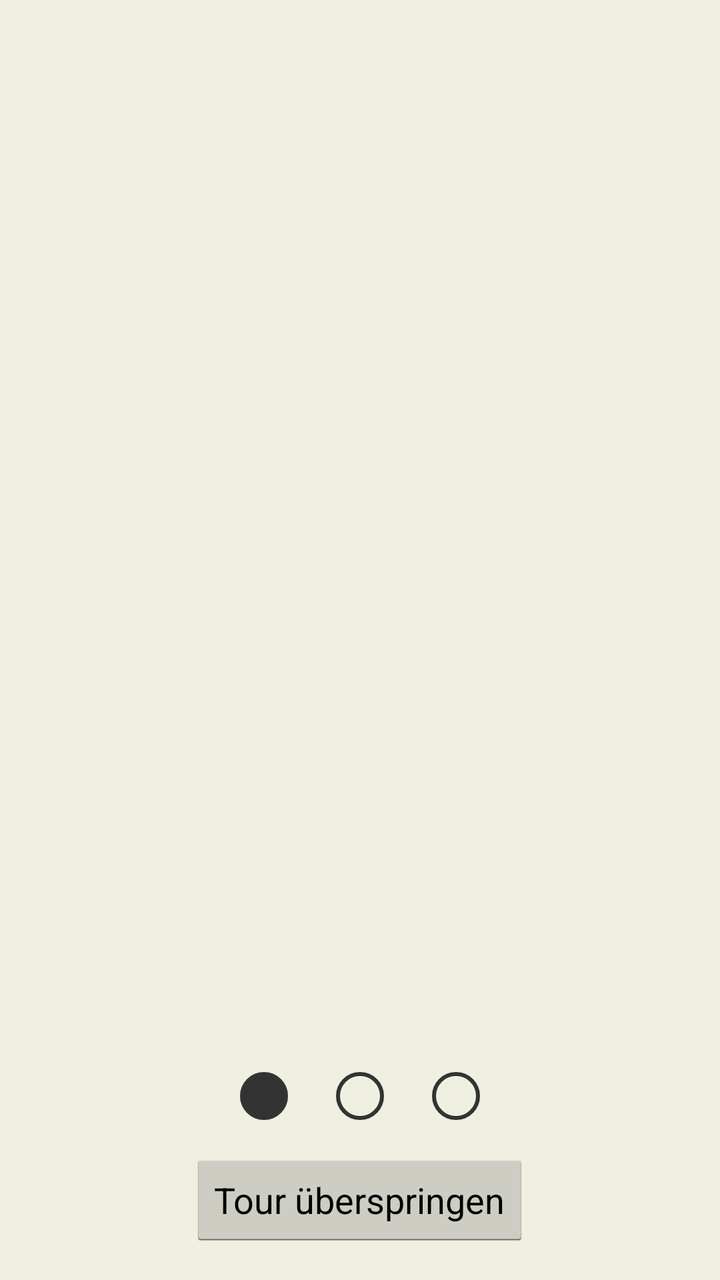
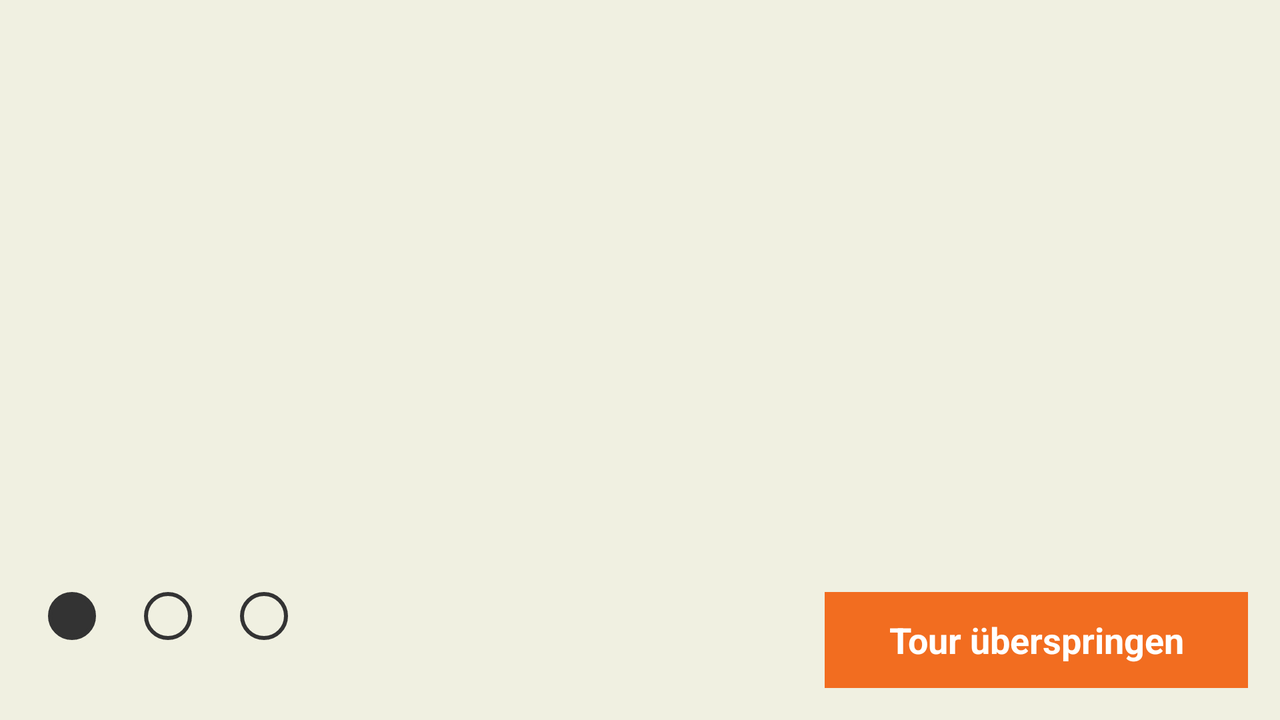

First picture: res/layout/ on a phone held upright. Second picture: the repository's own variant of that layout, on a device whose configuration matches the variant's folder. Source for both follows.
<!-- AndroidManifest.xml: activity theme AppTheme -->
<!-- res/layout/activity_tour.xml -->
<?xml version="1.0" encoding="utf-8"?>
<android.support.v4.widget.DrawerLayout
    xmlns:android="http://schemas.android.com/apk/res/android"
    android:id="@+id/drawer_layout"
    android:layout_width="match_parent"
    android:layout_height="match_parent">

<LinearLayout xmlns:android="http://schemas.android.com/apk/res/android"
    android:orientation="vertical"
    android:layout_width="match_parent"
    android:layout_height="match_parent"
    android:layout_marginTop="@dimen/activity_vertical_margin"
    >

    <android.support.v4.view.ViewPager
        android:id="@+id/tour_pager"
        android:layout_width="match_parent"
        android:layout_height="0dip"
        android:layout_weight="1"
        android:paddingLeft="@dimen/activity_horizontal_margin"
        android:paddingRight="@dimen/activity_horizontal_margin"
    />

    <LinearLayout
        android:layout_width="wrap_content"
        android:layout_height="wrap_content"
        android:orientation="horizontal"
        android:id="@+id/tour_nav_btn_holder"
        android:layout_gravity="center"
        android:layout_marginBottom="@dimen/activity_vertical_margin"
    >

        <Button
            android:layout_width="24dp"
            android:layout_height="24dp"
            android:layout_marginRight="24dp"
            android:layout_marginLeft="24dp"
            android:id="@+id/tour_nav_btn_1"
            android:background="@drawable/circle"
            android:textColor="#ffffffff"
            android:text=""
        />

        <Button
            android:layout_width="24dp"
            android:layout_height="24dp"
            android:layout_marginRight="24dp"
            android:id="@+id/tour_nav_btn_2"
            android:background="@drawable/circle_hollow"
            android:textColor="#ffffffff"
            android:text=""
        />

        <Button
            android:layout_width="24dp"
            android:layout_height="24dp"
            android:layout_marginRight="24dp"
            android:id="@+id/tour_nav_btn_3"
            android:background="@drawable/circle_hollow"
            android:textColor="#ffffffff"
            android:text=""
        />

    </LinearLayout>

    <Button
        android:layout_width="wrap_content"
        android:layout_height="wrap_content"
        android:id="@+id/end_tour_btn"
        android:text="@string/skip_tour_btn"
        android:layout_gravity="center"
        android:layout_weight="0"
        android:layout_marginBottom="@dimen/activity_vertical_margin"
        />

</LinearLayout>


    
    <ListView android:id="@+id/nav_drawer"
        android:layout_width="wrap_content"
        android:layout_height="match_parent"
        android:layout_gravity="start"
        android:choiceMode="singleChoice"
        android:divider="#ddd"
        android:dividerHeight="1dp"
        android:background="#fff"
        >

    </ListView>

</android.support.v4.widget.DrawerLayout>
<!-- resources referenced by this layout -->
<resources>
  <dimen name="activity_horizontal_margin">16dp</dimen>
  <dimen name="activity_vertical_margin">16dp</dimen>
  <!-- drawable circle (drawable) -->
  <?xml version="1.0" encoding="utf-8"?>
  <shape xmlns:android="http://schemas.android.com/apk/res/android"
      android:shape="oval" >
      <solid android:color="#333333"/>
      <stroke android:width="2dp" android:color="#333333" />
  </shape>
  <!-- drawable circle_hollow (drawable) -->
  <?xml version="1.0" encoding="utf-8"?>
  <shape xmlns:android="http://schemas.android.com/apk/res/android"
      android:shape="oval" >
      <solid android:color="@color/neutral" />
      <stroke android:width="2dp" android:color="#333333" />
  </shape>
  <string name="skip_tour_btn">Tour überspringen</string>
  <style name="AppTheme" parent="android:Theme.Holo.Light">
          <item name="android:windowBackground">@color/neutral</item>
          <item name="android:colorBackground">@color/neutral</item>
          <item name="android:textColor">#333333</item>
  
          <item name="android:actionBarStyle">@style/ActionBar</item>
  
          <item name="android:spinnerDropDownItemStyle">@style/DropDownItem</item>
          <item name="android:spinnerItemStyle">@style/SpinnerItem</item>
  
          <item name="android:editTextBackground">@drawable/edittext_selector</item>
  
          <item name="android:alertDialogTheme">@style/DialogTheme</item>
  
      </style>
  <color name="neutral">#f0f0e1</color>
  <style name="ActionBar" parent="@android:style/Widget.Holo.Light.ActionBar.Solid">
      <item name="android:background">@color/navigation</item>
      <item name="android:textColor">#333</item>
  
  </style>
  <style name="DropDownItem" parent="@android:style/Widget.Holo.Light.DropDownItem.Spinner">
          <item name="android:textAppearance">?android:attr/textAppearanceInverse</item>
          <item name="android:background">@color/navigation</item>
      </style>
  <style name="SpinnerItem" parent="@android:style/Widget.Holo.TextView.SpinnerItem">
          <item name="android:textAppearance">?android:attr/textAppearanceInverse</item>
          <item name="android:background">@color/navigation</item>
          <item name="android:divider">#333</item>
      </style>
  <!-- drawable edittext_selector (drawable) -->
  <selector xmlns:android="http://schemas.android.com/apk/res/android">
      <item android:state_window_focused="false" android:state_enabled="true" android:drawable="@drawable/apptheme_textfield_default_holo_light" />
      <item android:state_window_focused="false" android:state_enabled="false" android:drawable="@drawable/apptheme_textfield_disabled_holo_light" />
      <item android:state_enabled="true" android:state_focused="true" android:drawable="@drawable/apptheme_textfield_activated_holo_light" />
      <item android:state_enabled="true" android:state_activated="true" android:drawable="@drawable/apptheme_textfield_focused_holo_light" />
      <item android:state_enabled="true" android:drawable="@drawable/apptheme_textfield_default_holo_light" />
      <item android:state_focused="true" android:drawable="@drawable/apptheme_textfield_disabled_focused_holo_light" />
      <item android:drawable="@drawable/apptheme_textfield_disabled_holo_light" />
  </selector>
  <style name="DialogTheme" parent="@android:style/Theme.Holo.Light.Dialog">
          <item name="android:windowBackground">@android:color/transparent</item>
          <item name="android:windowTitleStyle">@style/DialogWindowTitle</item>
          
          
          
      </style>
  <color name="navigation">#f7da9c</color>
  <!-- drawable apptheme_textfield_focused_holo_light: png bitmap (drawable-hdpi, 295 bytes) -->
  <style name="DialogWindowTitle">
          
          <item name="android:textAppearance">@style/DialogTitle</item>
          <item name="android:textColor">@color/orange</item>
      </style>
  <style name="DialogTitle" parent="@android:style/TextAppearance.Holo.DialogWindowTitle">
          <item name="android:textColor">@color/orange</item>
      </style>
  <color name="orange">#f26d20</color>
</resources>
<!-- res/layout-land/activity_tour.xml (the repository's variant of the layout above) -->
<!-- drawn on the phone turned sideways -->
<?xml version="1.0" encoding="utf-8"?>
<android.support.v4.widget.DrawerLayout
    xmlns:android="http://schemas.android.com/apk/res/android"
    android:id="@+id/drawer_layout"
    android:layout_width="match_parent"
    android:layout_height="match_parent">

<LinearLayout xmlns:android="http://schemas.android.com/apk/res/android"
    android:orientation="vertical"
    android:layout_width="match_parent"
    android:layout_height="match_parent"
    android:layout_marginTop="@dimen/activity_vertical_margin"
    >

    <android.support.v4.view.ViewPager
        android:id="@+id/tour_pager"
        android:layout_width="match_parent"
        android:layout_height="0dip"
        android:layout_weight="1"
        android:paddingLeft="@dimen/activity_horizontal_margin"
        android:paddingRight="@dimen/activity_horizontal_margin"


    />

   <RelativeLayout
       android:layout_width="match_parent"
       android:layout_height="wrap_content"
       android:orientation="horizontal"
       android:id="@+id/tour_buttons_holder"
       android:layout_marginBottom="@dimen/activity_vertical_margin"
       android:layout_marginTop="@dimen/activity_vertical_margin"
   >


        <LinearLayout
            android:layout_width="wrap_content"
            android:layout_height="wrap_content"
            android:orientation="horizontal"
            android:id="@+id/tour_nav_btn_holder"
            android:layout_gravity="center|center_vertical"
        >

            <Button
                android:layout_width="24dp"
                android:layout_height="24dp"
                android:layout_marginRight="24dp"
                android:layout_marginLeft="24dp"
                android:id="@+id/tour_nav_btn_1"
                android:background="@drawable/circle"
                android:textColor="#ffffffff"
                android:text=""
            />

            <Button
                android:layout_width="24dp"
                android:layout_height="24dp"
                android:layout_marginRight="24dp"
                android:id="@+id/tour_nav_btn_2"
                android:background="@drawable/circle_hollow"
                android:textColor="#ffffffff"
                android:text=""
            />

            <Button
                android:layout_width="24dp"
                android:layout_height="24dp"
                android:layout_marginRight="24dp"
                android:id="@+id/tour_nav_btn_3"
                android:background="@drawable/circle_hollow"
                android:textColor="#ffffffff"
                android:text=""
            />

        </LinearLayout>

        <Button
            style="@style/ButtonTheme"
            android:layout_width="wrap_content"
            android:layout_height="wrap_content"
            android:id="@+id/end_tour_btn"
            android:text="@string/skip_tour_btn"
            android:layout_gravity="right"
            android:layout_alignParentRight="true"
            android:layout_marginRight="@dimen/activity_horizontal_margin"
        />

   </RelativeLayout>

</LinearLayout>


    
    <ListView android:id="@+id/nav_drawer"
        android:layout_width="match_parent"
        android:layout_height="match_parent"
        android:layout_gravity="start"
        android:choiceMode="singleChoice"
        android:divider="#ddd"
        android:footerDividersEnabled="false"
        android:dividerHeight="1dp"
        android:background="#fff"
        android:listSelector="@drawable/navdraw_selector"
        >

    </ListView>

</android.support.v4.widget.DrawerLayout>
<!-- resources referenced by the variant -->
<!-- as the phone turned sideways resolves them -->
<resources>
  <dimen name="activity_horizontal_margin">16dp</dimen>
  <dimen name="activity_vertical_margin">16dp</dimen>
  <!-- drawable circle (drawable) -->
  <?xml version="1.0" encoding="utf-8"?>
  <shape xmlns:android="http://schemas.android.com/apk/res/android"
      android:shape="oval" >
      <solid android:color="#333333"/>
      <stroke android:width="2dp" android:color="#333333" />
  </shape>
  <!-- drawable circle_hollow (drawable) -->
  <?xml version="1.0" encoding="utf-8"?>
  <shape xmlns:android="http://schemas.android.com/apk/res/android"
      android:shape="oval" >
      <solid android:color="@color/neutral" />
      <stroke android:width="2dp" android:color="#333333" />
  </shape>
  <!-- drawable navdraw_selector (drawable) -->
  <?xml version="1.0" encoding="utf-8"?>
  <selector xmlns:android="http://schemas.android.com/apk/res/android">
      <item android:state_activated="true" android:drawable="@color/navdraw_onclick" />
      <item android:state_selected="true" android:drawable="@color/navdraw_onclick" />
      <item android:state_pressed="true" android:drawable="@color/navdraw_onclick" />
      <item android:state_focused="true" android:drawable="@color/navdraw_onclick" />
      <item android:drawable="@android:color/transparent" />
  </selector>
  <string name="skip_tour_btn">Tour überspringen</string>
  <style name="ButtonTheme" parent="android:Widget.Holo.Light.Button">
      <item name="android:background">@drawable/rounded_buttons</item>
      <item name="android:textColor">#ffffff</item>
      <item name="android:paddingLeft">32dp</item>
      <item name="android:paddingRight">32dp</item>
      <item name="android:drawablePadding">1dp</item>
      <item name="android:singleLine">true</item>
      <item name="android:textStyle">bold</item>
  </style>
  <style name="AppTheme" parent="android:Theme.Holo.Light">
          <item name="android:windowBackground">@color/neutral</item>
          <item name="android:colorBackground">@color/neutral</item>
          <item name="android:textColor">#333333</item>
  
          <item name="android:actionBarStyle">@style/ActionBar</item>
  
          <item name="android:spinnerDropDownItemStyle">@style/DropDownItem</item>
          <item name="android:spinnerItemStyle">@style/SpinnerItem</item>
  
          <item name="android:editTextBackground">@drawable/edittext_selector</item>
  
          <item name="android:alertDialogTheme">@style/DialogTheme</item>
  
      </style>
  <color name="neutral">#f0f0e1</color>
  <color name="navdraw_onclick">#e3e3e3</color>
  <style name="ActionBar" parent="@android:style/Widget.Holo.Light.ActionBar.Solid">
      <item name="android:background">@color/navigation</item>
      <item name="android:textColor">#333</item>
  
  </style>
  <style name="DropDownItem" parent="@android:style/Widget.Holo.Light.DropDownItem.Spinner">
          <item name="android:textAppearance">?android:attr/textAppearanceInverse</item>
          <item name="android:background">@color/navigation</item>
      </style>
  <style name="SpinnerItem" parent="@android:style/Widget.Holo.TextView.SpinnerItem">
          <item name="android:textAppearance">?android:attr/textAppearanceInverse</item>
          <item name="android:background">@color/navigation</item>
          <item name="android:divider">#333</item>
      </style>
  <style name="DialogTheme" parent="@android:style/Theme.Holo.Light.Dialog">
          <item name="android:windowBackground">@android:color/transparent</item>
          <item name="android:windowTitleStyle">@style/DialogWindowTitle</item>
          
          
          
      </style>
  <color name="orange">#f26d20</color>
  <color name="navigation">#f7da9c</color>
  <style name="DialogWindowTitle">
          
          <item name="android:textAppearance">@style/DialogTitle</item>
          <item name="android:textColor">@color/orange</item>
      </style>
  <style name="DialogTitle" parent="@android:style/TextAppearance.Holo.DialogWindowTitle">
          <item name="android:textColor">@color/orange</item>
      </style>
</resources>
